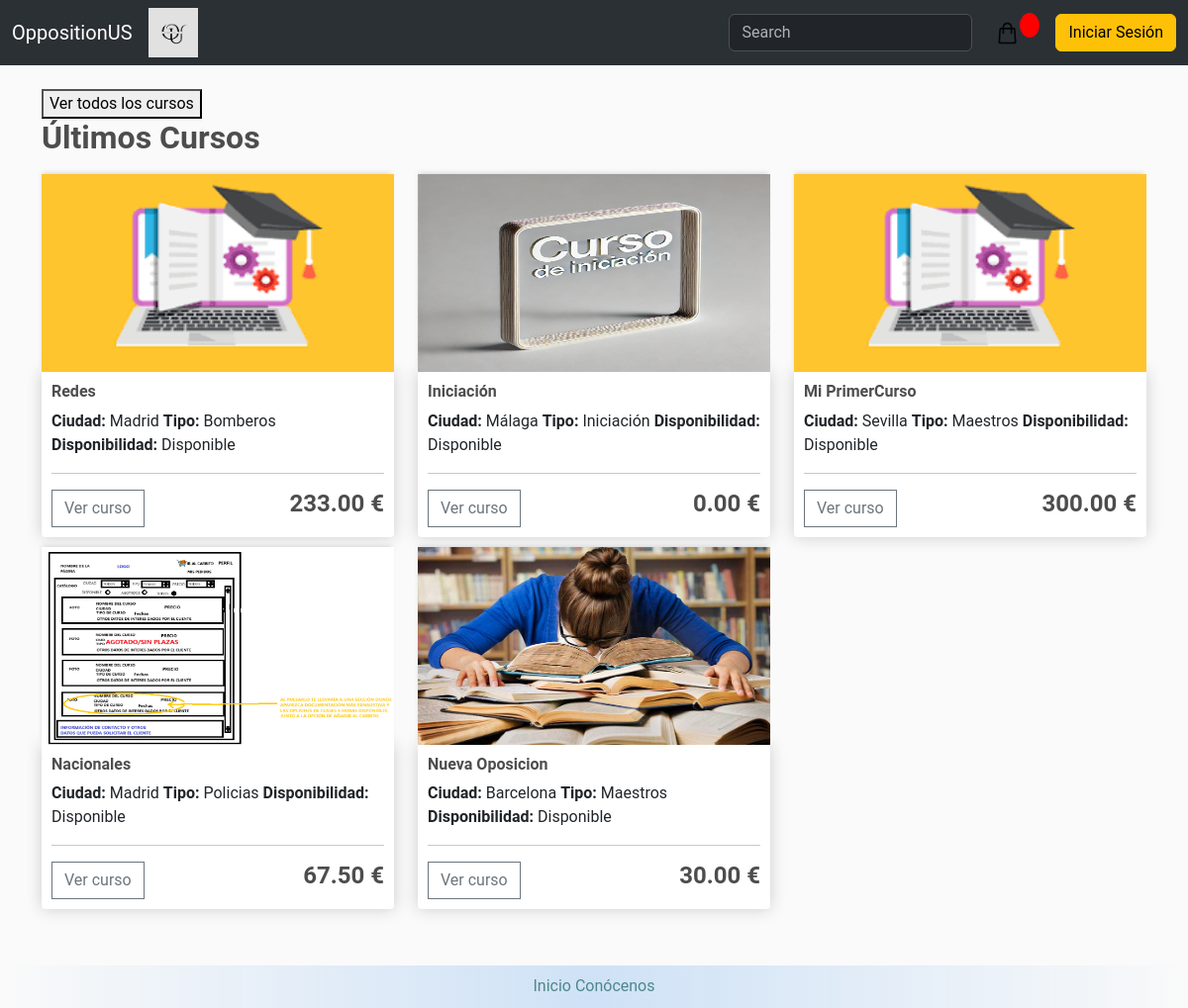
The page / on the database its author committed.
### store/models.py (models this page shows, shortened)
class Course(models.Model):
    name = models.CharField(max_length=200, null=False, blank=False)
    image = models.ImageField(upload_to='courses')
    price = models.DecimalField(max_digits=7, decimal_places=2, null=False, blank=False, validators=[MinValueValidator(0)])
    details = models.CharField(max_length=200, null=True, blank=True)
    city = models.CharField(max_length=200, null=False, blank=False)
    course_type = models.ForeignKey(CourseType, null=True, on_delete=models.SET_NULL)
    capacity = models.IntegerField(null=False, blank=False, validators=[MinValueValidator(0)])
    is_available = models.BooleanField(default=True)
    start_date = models.DateField(null=False, blank=False)
    end_date = models.DateField(null=False, blank=False)
    class Meta:
        verbose_name = 'Course'
        verbose_name_plural = 'Courses'
        ordering = ['name']

class CourseType(models.Model):
    name = models.CharField(max_length=50, unique=True, null=False, blank=False)
    def __str__(self):
        return self.name
    class Meta:
        verbose_name = 'Course type'
        verbose_name_plural = 'Course types'
        ordering = ['name']

### store/views.py (the view)
# urls.py: path('',views.showcase, name='showcase'),
def showcase(request):
    courses_preview = Course.objects.order_by('-id')[:5]
    context = {
        'courses_preview': courses_preview,
    }
    return render(request, 'store/preview.html', context)

### store/templates/store/preview.html (shortened to what this page needs)
{% extends 'store/main.html' %}
{% load static %}
{% block content %}
<div class="row">
    <form action="{% url 'store' %}" method="get">
        <button type="submit">Ver todos los cursos</button>
    </form>
    <h2><strong>Últimos Cursos</strong></h2>
    {% for course in courses_preview %}
        <div class="col-lg-4">
            <a href="{% url 'details' course.id %}">
                {% if course.image %}
                    <img class="thumbnail" src="{{ course.image.url }}">
                {% else %}
                    <img class="thumbnail" src="/products/placeholder.png">
                {% endif %}
            </a>
            <div class="box-element product">
                <h6><strong>{{ course.name }}</strong></h6>
                <h8><strong>Ciudad:</strong> {{ course.city }}</h8>
                <h8><strong>Tipo:</strong> {{ course.course_type }}</h8>
                <h8><strong>Disponibilidad:</strong> {{ course.is_available|yesno:"Disponible,No disponible" }}</h8>
                <hr>
                <a href="{% url 'details' course.id %}">
                    <button class="btn btn-outline-secondary add-btn">Ver curso</button>
                </a>
                <h4 style="display: inline-block; float: right;"><strong>
                    {{ course.price|floatformat:2 }} €
                </strong></h4>
            </div>
        </div>
    {% endfor %}
</div>
{% endblock content %}

### static/css/main.css (style rules this page uses)
body { background-color: hsl(0, 0%, 98%); font-family: 'Roboto', 'Helvetica Neue', Arial, sans-serif; display: flex; flex-direction: column; min-height: 100vh; }
h1,h2,h3,h4,h5,h6 { color:hsl(0, 0%, 30%); }
.box-element { box-shadow:hsl(0, 0%, 80%) 0 0 16px; background-color: #fff; border-radius: 4px; padding: 10px; }
.thumbnail { width: 100%; height: 200px; -webkit-box-shadow: -1px -3px 5px -2px rgba(214,214,214,1); -moz-box-shadow: -1px -3px 5px -2px rgba(214,214,214,1); box-shadow: -1px -3px 5px -2px rgba(214,214,214,1); }
.product { border-radius: 0 0 4px 4px; }
.col-lg-4, .col-lg-6, .col-lg-8, .col-lg-12 { margin-top: 10px; }
.btn { border-radius: 0; }

### rows shown on the page
Course: image (picture), name "Redes", city "Madrid", course_type "Bomberos", is_available "Disponible", price "233.00"
Course: image (picture), name "Iniciación", city "Málaga", course_type "Iniciación", is_available "Disponible", price "0.00"
Course: image (picture), name "Mi PrimerCurso", city "Sevilla", course_type "Maestros", is_available "Disponible", price "300.00"
Course: image (picture), name "Nacionales", city "Madrid", course_type "Policias", is_available "Disponible", price "67.50"
Course: image (picture), name "Nueva Oposicion", city "Barcelona", course_type "Maestros", is_available "Disponible", price "30.00"
